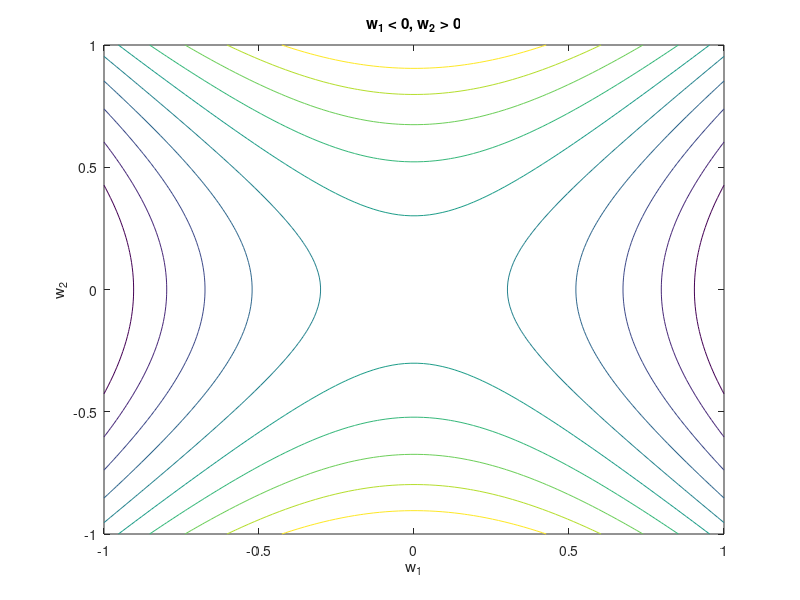

Recreate this plot in MATLAB.
addpath ("./common");

1;

clear all;
close all;
clc;

% Plots a given nonlinear transformation
function plottrans (spc, f, tit)
  x = y = linspace (spc(1), spc(2));

  [xx, yy] = meshgrid (x', y');

  contour (xx, yy, arrayfun (f, xx, yy));
  title (tit);

  xlabel ("w_1");
  ylabel ("w_2");
end

% Axis limits
limits = [-1 1];

% Plots each proposed error surface

% h = figure (1);
% plottrans (limits, @ (w1, w2) w2^2, "w_1 = 0, w_2 > 0");

% h = figure (2);
% plottrans (limits, @ (w1, w2) w1^2, "w_1 > 0, w_2 = 0");

% h = figure (3);
% plottrans (limits, @ (w1, w2) w1^2 + w2^2,  "w_1 > 0, w_2 > 0");

h = figure (4);
plottrans (limits, @ (w1, w2) -w1^2 + w2^2, "w_1 < 0, w_2 > 0");

% h = figure (5);
% plottrans (limits, @ (w1, w2) w1^2 + -w2^2, "w_1 > 0, w_2 < 0");

% Uncomment the following line in order to save the plot to a PNG file
% saveplot (h, 4, 3, "../img/plot_error_surface.png");
